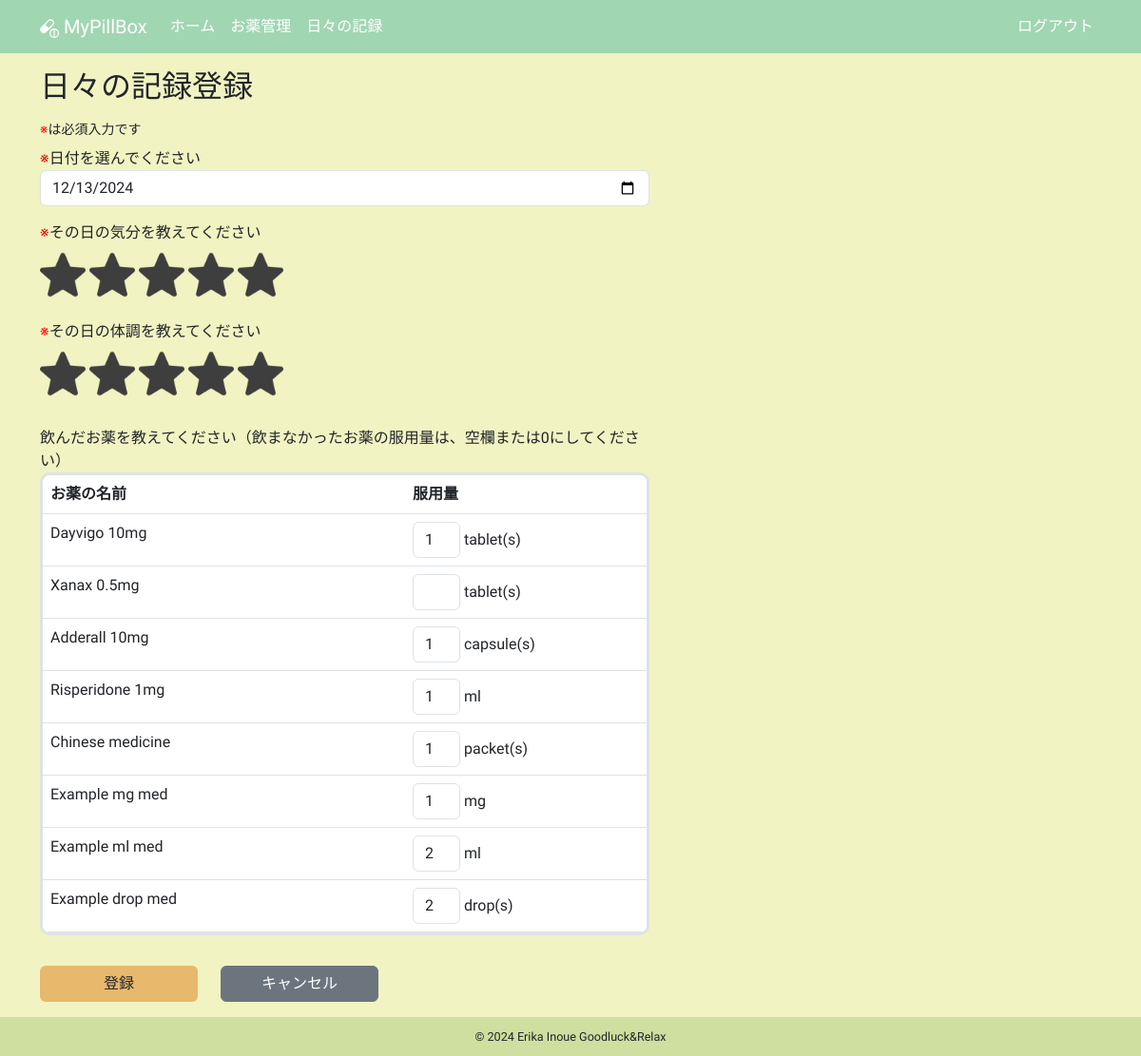
The page /create_daily_log (signed in) on the database as committed earlier.
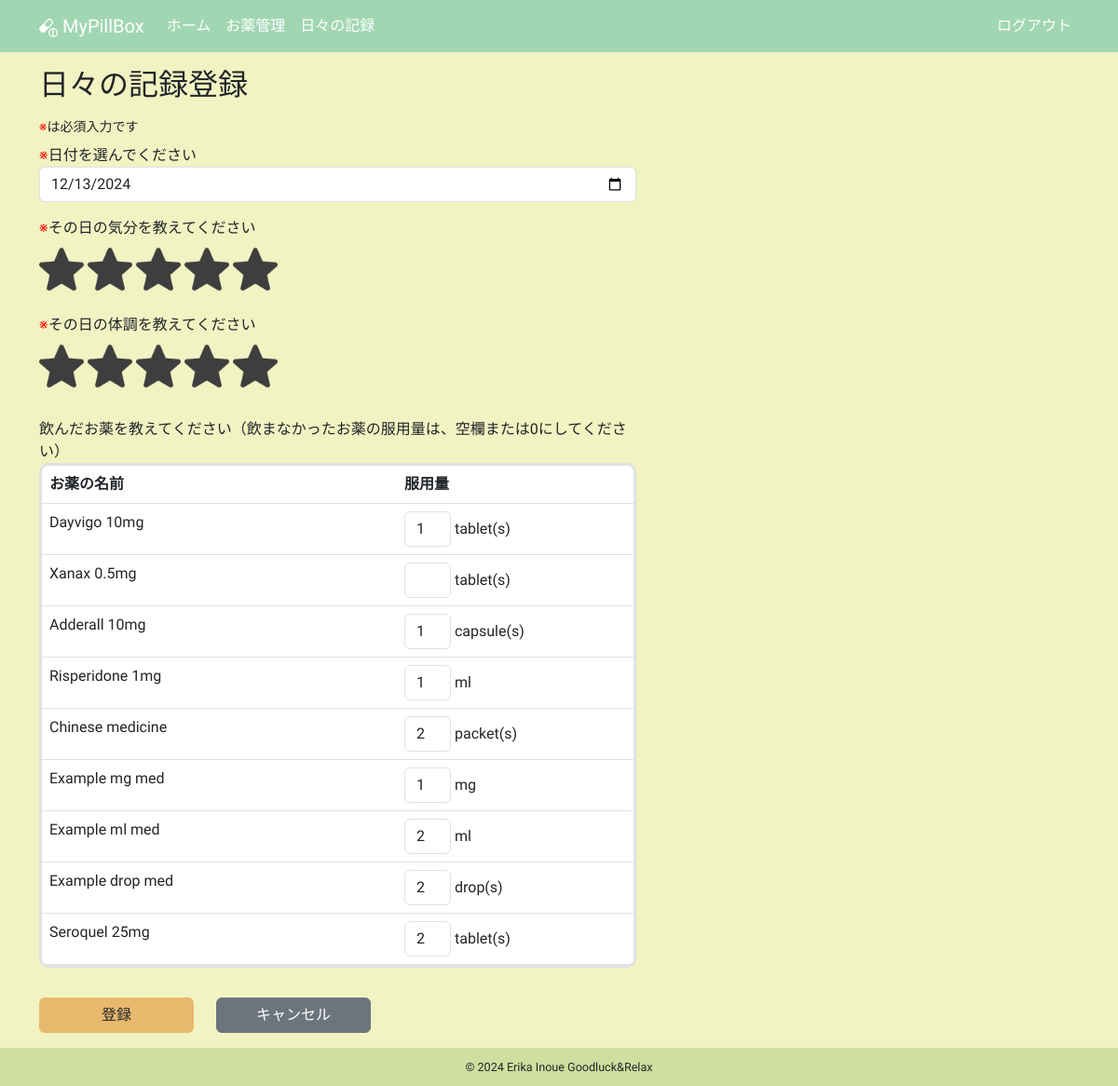
The same page on the database as committed later.
### app/models.py (models this page shows, shortened)
class Medicine(db.Model):
    __tablename__ = "medicines"
    id: so.Mapped[int] = so.mapped_column(primary_key=True)
    name: so.Mapped[str] = so.mapped_column(sa.String(100))
    taking_start_date: so.Mapped[datetime.date] = so.mapped_column(sa.Date)
    dose_per_day: so.Mapped[Optional[float]]
    taking_timing: so.Mapped[Optional[str]] = so.mapped_column(sa.String(100))
    memo: so.Mapped[Optional[str]] = so.mapped_column(sa.Text)
    rating: so.Mapped[Optional[int]] = so.mapped_column(default=0)
    is_active: so.Mapped[bool] = so.mapped_column(sa.Boolean)
    taking_unit: so.Mapped[str] = so.mapped_column(sa.String(10))
    user_id: so.Mapped[int] = so.mapped_column(sa.ForeignKey(User.id))
    user: so.Mapped[User] = so.relationship(back_populates="medicines")
    daily_log_details: so.Mapped[list["DailyLogDetail"]] = so.relationship(
        cascade="all, delete-orphan", back_populates="medicine"
    )

### app/routes.py (the view, shortened to what this page needs)
@app.route("/create_daily_log", methods=["GET", "POST"])
@login_required
def create_daily_log():
    title = _("日々の記録登録")
    form = DailyLogForm()
    active_query = (
        sa.select(Medicine)
        .where(Medicine.user == current_user, Medicine.is_active == True)
        .order_by(Medicine.id)
    )
    active_medicines = db.session.scalars(active_query).all()
    locale = g.locale
    formatted_units = {
        med.id: format_unit(med.taking_unit, locale) for med in active_medicines
    }
    form.details.min_entries = len(active_medicines)
    for medicine in active_medicines:
        detail_entry = form.details.append_entry()
        detail_entry.dose.data = (
            int(medicine.dose_per_day)
            if medicine.dose_per_day and medicine.dose_per_day.is_integer()
            else medicine.dose_per_day
        )
    return render_template(
        "create_daily_log.html",
        form=form,
        medicines=active_medicines,
        title=title,
        unit_labels=formatted_units,
    )

### app/forms.py (shortened to what this page needs)
class DailyLogForm(FlaskForm):
    date = DateField(
        _l("日付を選んでください"),
        format="%Y-%m-%d",
        validators=[DataRequired(message=_l("日付は必須入力です"))],
    )
    mood = HiddenField(
        _l("その日の気分を教えてください"),
        validators=[DataRequired(message=_l("気分は必須入力です"))],
    )
    condition = HiddenField(
        _l("その日の体調を教えてください"),
        validators=[DataRequired(message=_l("体調は必須入力です"))],
    )
    details = FieldList(FormField(DailyLogDetailForm))
    submit = SubmitField(_l("登録"))

class DailyLogDetailForm(Form):
    dose = MyFloatField(_l("服用量"))

### app/__init__.py (called while the page is built)
def get_locale():
    return request.accept_languages.best_match(app.config["LANGUAGES"])

### app/helpers.py (called while the page is built)
def format_unit(taking_unit, locale):
    if locale.startswith("en"):
        if taking_unit in ["tablet", "capsule", "packet", "drop"]:
            return f"{taking_unit}(s)"
        return taking_unit  # デフォルトの表示
    return unit_labels.get(taking_unit, taking_unit)  # 日本語版

### app/models.py (called while the page is built)
@login.user_loader
def load_user(id):
    return db.session.get(User, int(id))

### app/routes.py (called while the page is built)
@app.before_request
def before_request():
    g.locale = str(get_locale())

### app/templates/create_daily_log.html (shortened to what this page needs)
{% extends "base.html" %}
{% block content %}
  <h2 class="mb-3">{{ _("日々の記録登録") }}</h2>
  {% if not medicines %}
    <p>{{ _("服用中のお薬がありません まず、お薬管理メニューから服用中のお薬を登録しましょう") }}</p>
  {% else %}
    <small class="d-block mb-2"><span class="red">※</span>{{ _("は必須入力です") }}</small>
    <form action="" method="post" novalidate>
      <div class="row">
        <div class="col-12 col-lg-7 mb-3">
          <span class="red">※</span>{{ form.date.label }}
          {{ form.date(class="form-control" + (" is-invalid" if form.date.errors else "") ) }}
        </div>
        <div class="col-12 col-lg-7 mb-3">
          <span class="red">※</span>{{ form.mood.label }}
          <br>
          {% for i in range(1, 6) %}
            {% if form.mood.data|int >= i %}
              <img src="{{ url_for('static', filename='images/star_on.png') }}"
                   id="{{ i }}"
                   class="star star-rating mood-star rating-checked my-2"
                   onclick="StarRate(this)"
                   alt="star">
            {% else %}
              <img src="{{ url_for('static', filename='images/star_on.png') }}"
                   id="{{ i }}"
                   class="star star-rating mood-star my-2"
                   onclick="StarRate(this)"
                   alt="star">
            {% endif %}
          {% endfor %}
        </div>
        <div class="col-12 col-lg-7 mb-4">
          <span class="red">※</span>{{ form.condition.label }}
          <br>
          {% for i in range(1, 6) %}
            {% if form.condition.data|int >= i %}
              <img src="{{ url_for('static', filename='images/star_on.png') }}"
                   id="{{ i }}"
                   class="star star-rating condition-star rating-checked my-2"
                   onclick="StarRate(this)"
                   alt="star">
            {% else %}
              <img src="{{ url_for('static', filename='images/star_on.png') }}"
                   id="{{ i }}"
                   class="star star-rating condition-star my-2"
                   onclick="StarRate(this)"
                   alt="star">
            {% endif %}
          {% endfor %}
        </div>
        <div class="col-12 col-lg-7 mb-3">
          <p class="mb-0">{{ _("飲んだお薬を教えてください（飲まなかったお薬の服用量は、空欄または0にしてください）") }}</p>
          <table class="table table-hover table-input">
            <thead>
              <tr>
                <th>{{ _("お薬の名前") }}</th>
                <th>{{ _("服用量") }}</th>
              </tr>
            </thead>
            <tbody>
              {% for medicine in medicines %}
                <tr>
                  <td style="width: 60%;">{{ medicine.name }}</td>
                  <td style="width:40%;">
                    {{ form.details[loop.index0].dose(class="form-control d-inline-block" + (" is-invalid dose-is-invalid" if form.details[loop.index0].errors else "") , style="width: 50px;" ) }} {{ unit_labels[medicine.id] }}
                  </td>
                </tr>
              {% endfor %}
            </tbody>
          </table>
        </div>
      </div>
      <div class="row mb-3">
        <div class="col-5 col-lg-2">{{ form.submit(class="btn btn-custom w-100") }}</div>
        <div class="col-5 col-lg-2">
          <a href="{{ url_for('daily_logs') }}" class="btn btn-secondary w-100">{{ _("キャンセル") }}</a>
        </div>
      </div>
    </form>
  {% endif %}
{% endblock content %}

Rows that differ between the two databases and show on the page:
changed Medicine "Chinese medicine": details "1" → "2"
added Medicine: name "Seroquel 25mg", details "2", unit_labels "tablet(s)"
